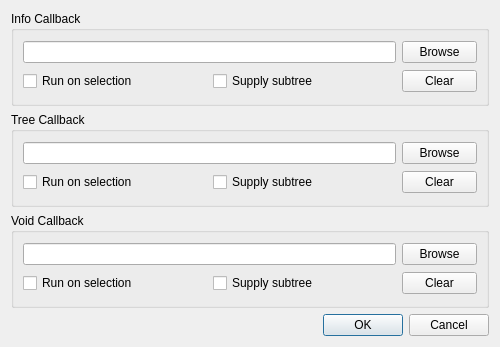
<?xml version="1.0" encoding="UTF-8"?>
<ui version="4.0">
 <class>CallbacksDialog</class>
 <widget class="QDialog" name="CallbacksDialog">
  <property name="geometry">
   <rect>
    <x>0</x>
    <y>0</y>
    <width>500</width>
    <height>347</height>
   </rect>
  </property>
  <property name="minimumSize">
   <size>
    <width>500</width>
    <height>0</height>
   </size>
  </property>
  <property name="maximumSize">
   <size>
    <width>500</width>
    <height>500</height>
   </size>
  </property>
  <property name="windowTitle">
   <string>Dialog</string>
  </property>
  <layout class="QVBoxLayout" name="verticalLayout">
   <item>
    <widget class="QGroupBox" name="groupBox">
     <property name="title">
      <string>Info Callback</string>
     </property>
     <layout class="QGridLayout" name="gridLayout">
      <item row="0" column="2">
       <widget class="QPushButton" name="pushButtonBrowseInfo">
        <property name="minimumSize">
         <size>
          <width>50</width>
          <height>0</height>
         </size>
        </property>
        <property name="maximumSize">
         <size>
          <width>75</width>
          <height>16777215</height>
         </size>
        </property>
        <property name="text">
         <string>Browse</string>
        </property>
       </widget>
      </item>
      <item row="1" column="0">
       <widget class="QCheckBox" name="checkBoxRunInfoOnSelection">
        <property name="text">
         <string>Run on selection</string>
        </property>
       </widget>
      </item>
      <item row="1" column="1">
       <widget class="QCheckBox" name="checkBoxInfoSubtree">
        <property name="text">
         <string>Supply subtree</string>
        </property>
       </widget>
      </item>
      <item row="0" column="0" colspan="2">
       <widget class="QLineEdit" name="lineEditInfoCallback"/>
      </item>
      <item row="1" column="2">
       <widget class="QPushButton" name="pushButtonClearInfo">
        <property name="maximumSize">
         <size>
          <width>75</width>
          <height>16777215</height>
         </size>
        </property>
        <property name="text">
         <string>Clear</string>
        </property>
       </widget>
      </item>
     </layout>
    </widget>
   </item>
   <item>
    <widget class="QGroupBox" name="groupBox_2">
     <property name="title">
      <string>Tree Callback</string>
     </property>
     <layout class="QGridLayout" name="gridLayout_2">
      <item row="0" column="0" colspan="2">
       <widget class="QLineEdit" name="lineEditTreeCallback"/>
      </item>
      <item row="0" column="2">
       <widget class="QPushButton" name="pushButtonBrowseTree">
        <property name="maximumSize">
         <size>
          <width>75</width>
          <height>16777215</height>
         </size>
        </property>
        <property name="text">
         <string>Browse</string>
        </property>
       </widget>
      </item>
      <item row="1" column="0">
       <widget class="QCheckBox" name="checkBoxRunTreeOnSelection">
        <property name="text">
         <string>Run on selection</string>
        </property>
       </widget>
      </item>
      <item row="1" column="1">
       <widget class="QCheckBox" name="checkBoxTreeSubtree">
        <property name="text">
         <string>Supply subtree</string>
        </property>
       </widget>
      </item>
      <item row="1" column="2">
       <widget class="QPushButton" name="pushButtonClearTree">
        <property name="maximumSize">
         <size>
          <width>75</width>
          <height>16777215</height>
         </size>
        </property>
        <property name="text">
         <string>Clear</string>
        </property>
       </widget>
      </item>
     </layout>
    </widget>
   </item>
   <item>
    <widget class="QGroupBox" name="groupBox_3">
     <property name="title">
      <string>Void Callback</string>
     </property>
     <layout class="QGridLayout" name="gridLayout_3">
      <item row="0" column="2">
       <widget class="QPushButton" name="pushButtonBrowseVoid">
        <property name="maximumSize">
         <size>
          <width>75</width>
          <height>16777215</height>
         </size>
        </property>
        <property name="text">
         <string>Browse</string>
        </property>
       </widget>
      </item>
      <item row="1" column="0">
       <widget class="QCheckBox" name="checkBoxRunVoidOnSelection">
        <property name="text">
         <string>Run on selection</string>
        </property>
       </widget>
      </item>
      <item row="1" column="1">
       <widget class="QCheckBox" name="checkBoxVoidSubtree">
        <property name="text">
         <string>Supply subtree</string>
        </property>
       </widget>
      </item>
      <item row="1" column="2">
       <widget class="QPushButton" name="pushButtonClearVoid">
        <property name="maximumSize">
         <size>
          <width>75</width>
          <height>16777215</height>
         </size>
        </property>
        <property name="text">
         <string>Clear</string>
        </property>
       </widget>
      </item>
      <item row="0" column="0" colspan="2">
       <widget class="QLineEdit" name="lineEditVoidCallback"/>
      </item>
     </layout>
    </widget>
   </item>
   <item>
    <widget class="QDialogButtonBox" name="buttonBox">
     <property name="orientation">
      <enum>Qt::Horizontal</enum>
     </property>
     <property name="standardButtons">
      <set>QDialogButtonBox::Cancel|QDialogButtonBox::Ok</set>
     </property>
    </widget>
   </item>
  </layout>
 </widget>
 <resources/>
 <connections>
  <connection>
   <sender>buttonBox</sender>
   <signal>accepted()</signal>
   <receiver>CallbacksDialog</receiver>
   <slot>accept()</slot>
   <hints>
    <hint type="sourcelabel">
     <x>248</x>
     <y>254</y>
    </hint>
    <hint type="destinationlabel">
     <x>157</x>
     <y>274</y>
    </hint>
   </hints>
  </connection>
  <connection>
   <sender>buttonBox</sender>
   <signal>rejected()</signal>
   <receiver>CallbacksDialog</receiver>
   <slot>reject()</slot>
   <hints>
    <hint type="sourcelabel">
     <x>316</x>
     <y>260</y>
    </hint>
    <hint type="destinationlabel">
     <x>286</x>
     <y>274</y>
    </hint>
   </hints>
  </connection>
 </connections>
</ui>
